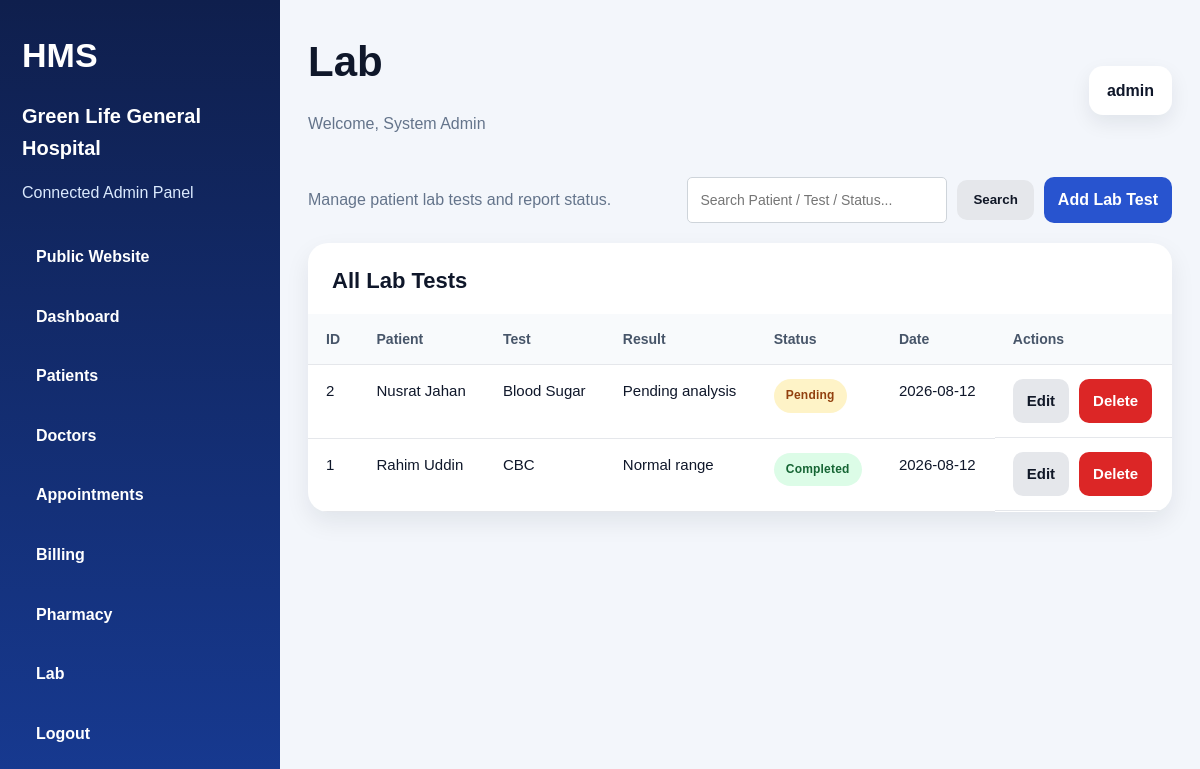
Page /admin/modules/lab/index.php (signed in) on the committed database.
### tables this page shows
CREATE TABLE lab_tests (
  id INT AUTO_INCREMENT PRIMARY KEY,
  patient_id INT NOT NULL,
  test_name VARCHAR(120) NOT NULL,
  result_summary TEXT,
  status VARCHAR(30) NOT NULL DEFAULT 'Pending',
  test_date DATE NOT NULL,
  created_at DATETIME NOT NULL,
  CONSTRAINT fk_lab_patient FOREIGN KEY (patient_id) REFERENCES patients(id) ON DELETE CASCADE
);

CREATE TABLE patients (
  id INT AUTO_INCREMENT PRIMARY KEY,
  name VARCHAR(120) NOT NULL,
  age INT DEFAULT 0,
  gender VARCHAR(20) DEFAULT 'Male',
  phone VARCHAR(30) NOT NULL,
  blood_group VARCHAR(10) DEFAULT '',
  address VARCHAR(255) DEFAULT '',
  created_at DATETIME NOT NULL
);

### config/app.php (called while the page is built, shortened)
<?php
function e($v): string
{
    return htmlspecialchars((string) $v, ENT_QUOTES, 'UTF-8');
}
function status_badge_class(string $status): string
{
    $s = strtolower($status);
    return in_array($s, ['paid', 'completed', 'available', 'normal', 'active'])
        ? 'badge success'
        : (
            in_array($s, ['pending', 'scheduled', 'low stock'])
                ? 'badge warning'
                : 'badge'
        );
}

### admin/modules/lab/index.php (the view, shortened to what this page needs)
<?php
require_once __DIR__ . '/../../../config/database.php';
$sql = "
    SELECT
        l.*,
        p.name AS patient_name
    FROM lab_tests l
    LEFT JOIN patients p ON p.id = l.patient_id
";
$params = [];
$sql .= " ORDER BY l.id DESC";
$stmt = $pdo->prepare($sql);
$stmt->execute($params);
$rows = $stmt->fetchAll();
include __DIR__ . '/../../partials/header.php';
?>
<div class="toolbar">
    <div class="muted">
        Manage patient lab tests and report status.
    </div>
    <div class="toolbar-actions">
        <form method="GET" class="search-form">
            <input
                type="text"
                name="search"
                class="form-control"
                placeholder="Search Patient / Test / Status..."
                value="<?= e($_GET['search'] ?? '') ?>">
            <button type="submit" class="btn btn-secondary">
                Search
            </button>
        </form>
        <a class="btn btn-primary" href="form.php">
            Add Lab Test
        </a>
    </div>
</div>
<div class="table-card">
    <div class="table-head">
        <h3>All Lab Tests</h3>
    </div>
    <div class="table-wrap">
        <table class="table">
            <thead>
                <tr>
                    <th>ID</th>
                    <th>Patient</th>
                    <th>Test</th>
                    <th>Result</th>
                    <th>Status</th>
                    <th>Date</th>
                    <th>Actions</th>
                </tr>
            </thead>
            <tbody>
            <?php if(count($rows) > 0): ?>
                <?php foreach($rows as $r): ?>
                <tr>
                    <td><?= e($r['id']) ?></td>
                    <td><?= e($r['patient_name']) ?></td>
                    <td><?= e($r['test_name']) ?></td>
                    <td><?= e($r['result_summary']) ?></td>
                    <td>
                        <span class="<?= e(status_badge_class($r['status'])) ?>">
                            <?= e($r['status']) ?>
                        </span>
                    </td>
                    <td><?= e($r['test_date']) ?></td>
                    <td class="actions">
                        <a class="btn btn-secondary"
                           href="form.php?id=<?= e($r['id']) ?>">
                            Edit
                        </a>
                        <a class="btn btn-danger"
                           data-confirm="Delete lab test?"
                           href="delete.php?id=<?= e($r['id']) ?>">
                            Delete
                        </a>
                    </td>
                </tr>
                <?php endforeach; ?>
            <?php endif; ?>
            </tbody>
        </table>
    </div>
</div>
<?php include __DIR__ . '/../../partials/footer.php'; ?>

### assets/css/style.css (style rules this page uses)
:root { --bg:#f4f7fb; --card:#fff; --text:#172033; --muted:#5f6b7a; --pri:#1d4ed8; --pri2:#0f172a; --line:#e5e7eb; --success:#16a34a; --warn:#d97706; --danger:#dc2626; --radius:22px; --shadow:0 16px 36px rgba(15,23,42,.10) }
* { box-sizing:border-box }
html { scroll-behavior:smooth }
body { margin:0; font-family:Arial,Helvetica,sans-serif; background:var(--bg); color:var(--text); line-height:1.6 }
a { text-decoration:none; color:inherit }
.btn { display:inline-flex; align-items:center; justify-content:center; padding:13px 20px; border-radius:14px; border:none; cursor:pointer; font-weight:700; transition:.25s ease }
.btn-primary { background:var(--pri); color:#fff }
.btn-secondary { background:#eef2ff; color:var(--pri2) }
.btn-danger { background:#fee2e2; color:#991b1b }
.badge { display:inline-block; padding:7px 12px; border-radius:999px; font-size:12px; font-weight:700; letter-spacing:.2px; background:#e8eefc; color:#21409a }
.badge.success { background:#dcfce7; color:#166534 }
.badge.warning { background:#fef3c7; color:#92400e }
.muted { color:var(--muted) }
.hero-card, .panel, .table-card, .stat-card, .info-card, .login-panel { background:var(--card); border-radius:var(--radius); box-shadow:var(--shadow) }
.form-control { width: 100%; height: 48px; border: 1px solid #d1d5db; border-radius: 12px; padding: 12px 14px; font-size: 15px; color: #111827; background: #ffffff; outline: none; box-sizing: border-box; }
.muted { color:#6b7280; }
.btn { display:inline-block; padding:12px 18px; border-radius:8px; text-decoration:none; border:none; cursor:pointer; font-weight:600; }
.btn-primary { background:#2854cf; color:#fff; }
.btn-secondary { background:#e5e7eb; color:#111827; }
.muted { color: #6b7280; }
.btn { display: inline-block; padding: 12px 18px; border-radius: 10px; text-decoration: none; border: none; cursor: pointer; font-weight: 600; }
.btn-primary { background: #2854cf; color: #fff; }
.btn-secondary { background: #e5e7eb; color: #111827; }
.admin-body { margin: 0; background: #f3f6fb; font-family: Arial, sans-serif; color: #0f172a; }
.table-card { background: #ffffff; border-radius: 20px; box-shadow: 0 10px 24px rgba(15, 23, 42, 0.08); overflow: hidden; }
.table-head { padding: 20px 24px 0; }
.table-head h3 { margin: 0 0 16px; font-size: 22px; color: #0f172a; }
.table-wrap { width: 100%; overflow-x: auto; }
.table { width: 100%; border-collapse: collapse; }
.table th, .table td { padding: 14px 18px; text-align: left; border-bottom: 1px solid #e5e7eb; }
.table th { background: #f8fafc; font-size: 14px; color: #475569; font-weight: 800; }
.table td { font-size: 15px; color: #0f172a; }
.muted { color: #64748b; }
.toolbar { display: flex; align-items: center; justify-content: space-between; gap: 16px; margin-bottom: 20px; flex-wrap: wrap; }
.actions { display: flex; gap: 10px; flex-wrap: wrap; }
.btn-danger { background: #dc2626; color: #ffffff; text-decoration: none; padding: 10px 14px; border-radius: 10px; font-weight: 600; display: inline-block; }
.btn-secondary { background: #e5e7eb; color: #111827; text-decoration: none; padding: 10px 14px; border-radius: 10px; font-weight: 600; display: inline-block; }
.btn-primary { background: #2854cf; color: #ffffff; text-decoration: none; padding: 10px 14px; border-radius: 10px; font-weight: 600; display: inline-block; }
.table th, .table td { padding: 14px 18px; text-align: left; border-bottom: 1px solid #e5e7eb; vertical-align: top; }
.form-control { width: 100%; min-height: 46px; border: 1px solid #d1d5db; border-radius: 10px; padding: 10px 14px; font-size: 15px; color: #111827; background: #ffffff; box-sizing: border-box; outline: none; }

### admin/partials/header.php (style rules this page uses)
.toolbar { display:flex; justify-content:space-between; align-items:center; flex-wrap:wrap; gap:15px; margin-bottom:20px; }
.toolbar-actions { display:flex; align-items:center; gap:10px; flex-wrap:wrap; }
.search-form { display:flex; align-items:center; gap:10px; }
.search-form .form-control { width:260px; height:40px; padding:8px 12px; border:1px solid #ced4da; border-radius:5px; font-size:14px; outline:none; transition:.3s; }
.search-form .btn { height:40px; padding:0 16px; display:flex; align-items:center; justify-content:center; cursor:pointer; }
.btn-primary { white-space:nowrap; }
.btn-secondary { white-space:nowrap; }

### rows in the picture
lab_tests: id "2", patient.name "Nusrat Jahan", test_name "Blood Sugar", result_summary "Pending analysis", status "Pending", test_date "2026-08-12"
lab_tests: id "1", patient.name "Rahim Uddin", test_name "CBC", result_summary "Normal range", status "Completed", test_date "2026-08-12"

### other values in the picture
APP_NAME "Green Life General Hospital"
$pageTitle "Lab"
$_SESSION['admin_name'] "System Admin"
$_SESSION['admin_username'] "admin"
